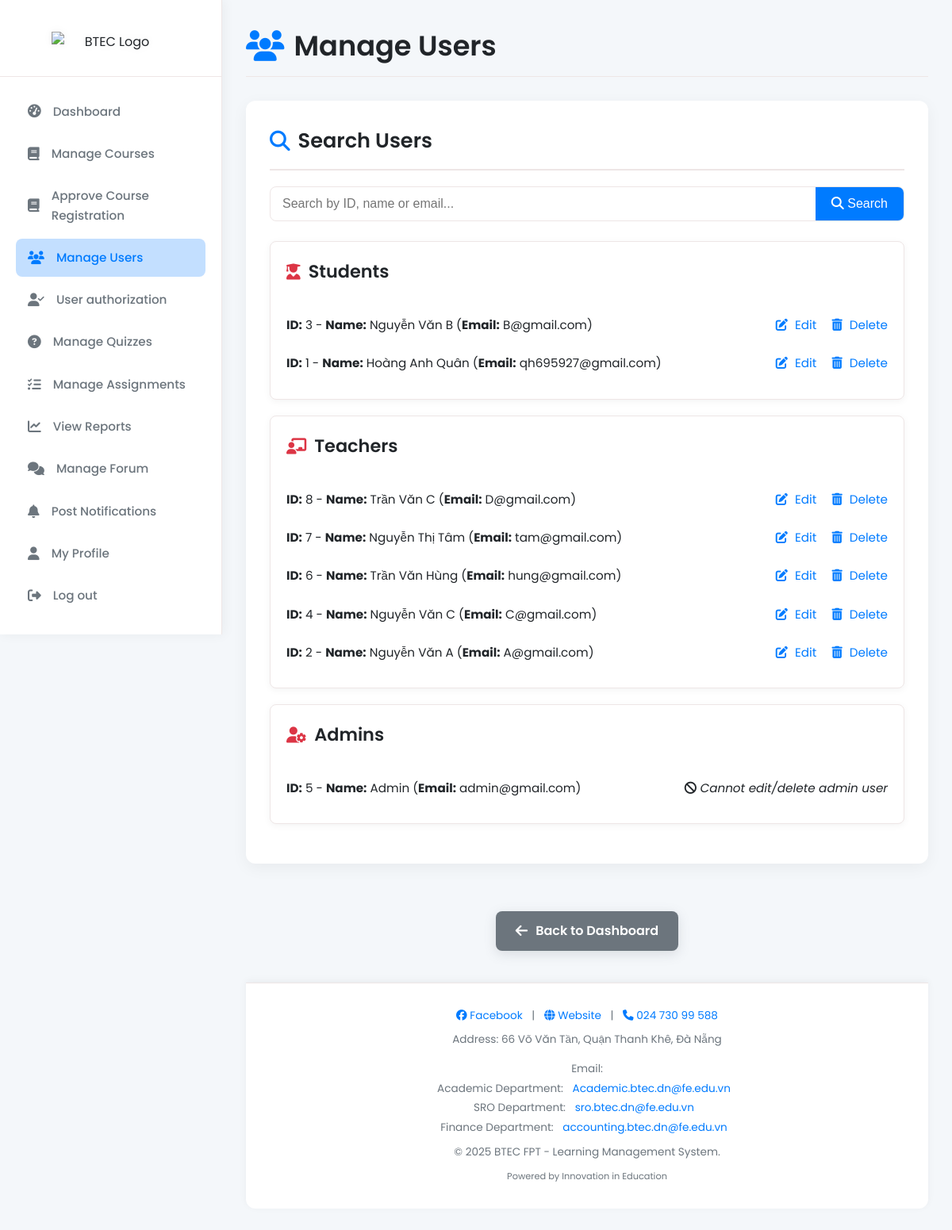
The page /module/admin/user_management/admin_users.php (signed in) on the database as committed earlier.
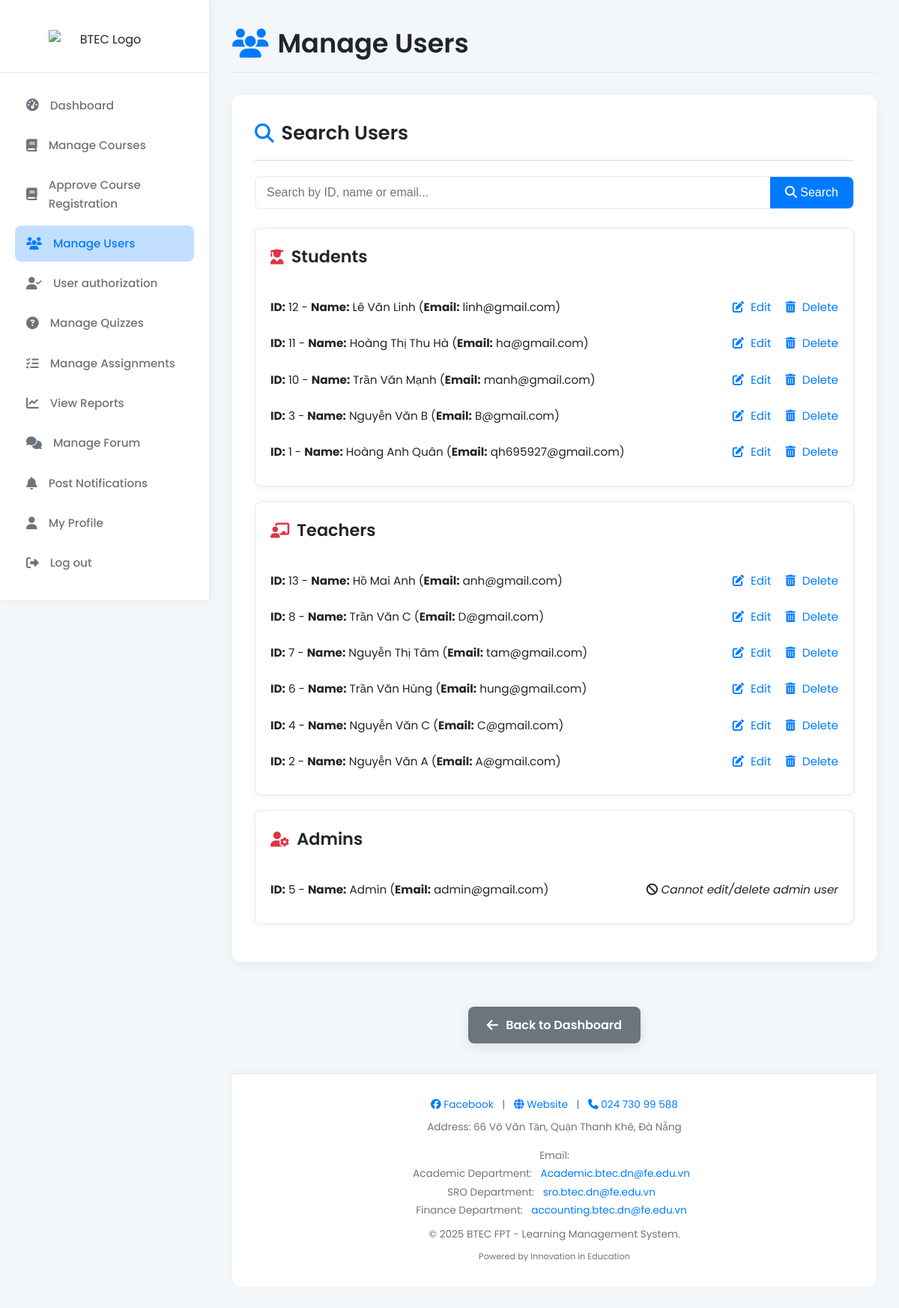
The same page on the database as committed later.
### tables this page shows
CREATE TABLE `users` (
  `id` int NOT NULL,
  `fullname` varchar(255) NOT NULL,
  `email` varchar(255) NOT NULL,
  `password` varchar(255) NOT NULL,
  `role` enum('student','teacher','admin') DEFAULT 'student',
  `created_at` datetime DEFAULT CURRENT_TIMESTAMP,
  `status` enum('approved','pending') DEFAULT 'approved'
);

### module/admin/user_management/admin_users.php (the view, shortened to what the changed rows need)
<?php
include "../../../includes/db_connect.php";
$keyword = $_GET['keyword'] ?? "";
function getUsersByRole($conn, $role, $keyword) {
    if (!empty($keyword)) {
        $stmt = $conn->prepare("SELECT id, fullname, email FROM users WHERE role = ? AND (id LIKE ? OR fullname LIKE ? OR email LIKE ?) ORDER BY id DESC");
        $like = '%' . $keyword . '%';
        $stmt->bind_param("ssss", $role, $like, $like, $like);
    } else {
        $stmt = $conn->prepare("SELECT id, fullname, email FROM users WHERE role = ? ORDER BY id DESC");
        $stmt->bind_param("s", $role);
    }
    $stmt->execute();
    return $stmt->get_result();
}
$students = getUsersByRole($conn, 'student', $keyword);
$teachers = getUsersByRole($conn, 'teacher', $keyword);
$admins   = getUsersByRole($conn, 'admin', $keyword);
?>
<!DOCTYPE html>
<html lang="en">
<head>
    <link rel="stylesheet" href="https://cdnjs.cloudflare.com/ajax/libs/font-awesome/6.5.0/css/all.min.css">
    <link rel="stylesheet" href="../../../css/style.css">
     <link rel="stylesheet" href="../../../css/admin/admin_users.css">
</head>
<body>
<div class="main-content">
    <div class="admin-page-header">
        <h2><i class="fas fa-users"></i> Manage Users</h2>
    </div>
    <div class="user-management-overview">
        <div class="user-list-section">
            <?php if ($students->num_rows > 0): ?>
                <ul class="user-list">
                    <?php while ($row = $students->fetch_assoc()): ?>
                        <li class="user-item">
                            <div class="user-info">
                                <strong>ID:</strong> <?= $row['id'] ?> - <strong>Name:</strong> <?= htmlspecialchars($row['fullname']) ?> (<strong>Email:</strong> <?= htmlspecialchars($row['email']) ?>)
                            </div>
                            <div class="user-actions">
                                <a href="admin_edit_user.php?user_id=<?= $row['id'] ?>"><i class="fas fa-edit"></i> Edit</a>
                                <a href="admin_delete_user.php?user_id=<?= $row['id'] ?>" onclick="return confirm('Delete this user?')"><i class="fas fa-trash-alt"></i> Delete</a>
                            </div>
                        </li>
                    <?php endwhile; ?>
                </ul>
            <?php else: ?>
                <p class="no-users"><i class="fas fa-exclamation-circle"></i> No students found.</p>
            <?php endif; ?>
        </div>
        <div class="user-list-section">
            <?php if ($teachers->num_rows > 0): ?>
                <ul class="user-list">
                    <?php while ($row = $teachers->fetch_assoc()): ?>
                        <li class="user-item">
                            <div class="user-info">
                                <strong>ID:</strong> <?= $row['id'] ?> - <strong>Name:</strong> <?= htmlspecialchars($row['fullname']) ?> (<strong>Email:</strong> <?= htmlspecialchars($row['email']) ?>)
                            </div>
                            <div class="user-actions">
                                <a href="admin_edit_user.php?user_id=<?= $row['id'] ?>"><i class="fas fa-edit"></i> Edit</a>
                                <a href="admin_delete_user.php?user_id=<?= $row['id'] ?>" onclick="return confirm('Delete this user?')"><i class="fas fa-trash-alt"></i> Delete</a>
                            </div>
                        </li>
                    <?php endwhile; ?>
                </ul>
            <?php else: ?>
                <p class="no-users"><i class="fas fa-exclamation-circle"></i> No teachers found.</p>
            <?php endif; ?>
        </div>
        <div class="user-list-section admin-section">
            <?php if ($admins->num_rows > 0): ?>
                <ul class="user-list">
                    <?php while ($row = $admins->fetch_assoc()): ?>
                        <li class="user-item">
                            <div class="user-info">
                                <strong>ID:</strong> <?= $row['id'] ?> - <strong>Name:</strong> <?= htmlspecialchars($row['fullname']) ?> (<strong>Email:</strong> <?= htmlspecialchars($row['email']) ?>)
                            </div>
                            <div class="user-actions">
                                <span style="color: var(--text-dark-secondary); font-style: italic;"><i class="fas fa-ban"></i> Cannot edit/delete admin user</span>
                            </div>
                        </li>
                    <?php endwhile; ?>
                </ul>
            <?php else: ?>
                <p class="no-users"><i class="fas fa-exclamation-circle"></i> No admins found.</p>
            <?php endif; ?>
        </div>
    </div>
</div>
</body>
</html>

Rows that differ between the two databases and show on the page:
added users: id "12", fullname "Lê Văn Linh", email "linh@gmail.com", shown under "Students"
added users: id "11", fullname "Hoàng Thị Thu Hà", email "ha@gmail.com", shown under "Students"
added users: id "10", fullname "Trần Văn Mạnh", email "manh@gmail.com", shown under "Students"
added users: id "13", fullname "Hồ Mai Anh", email "anh@gmail.com", shown under "Teachers"
